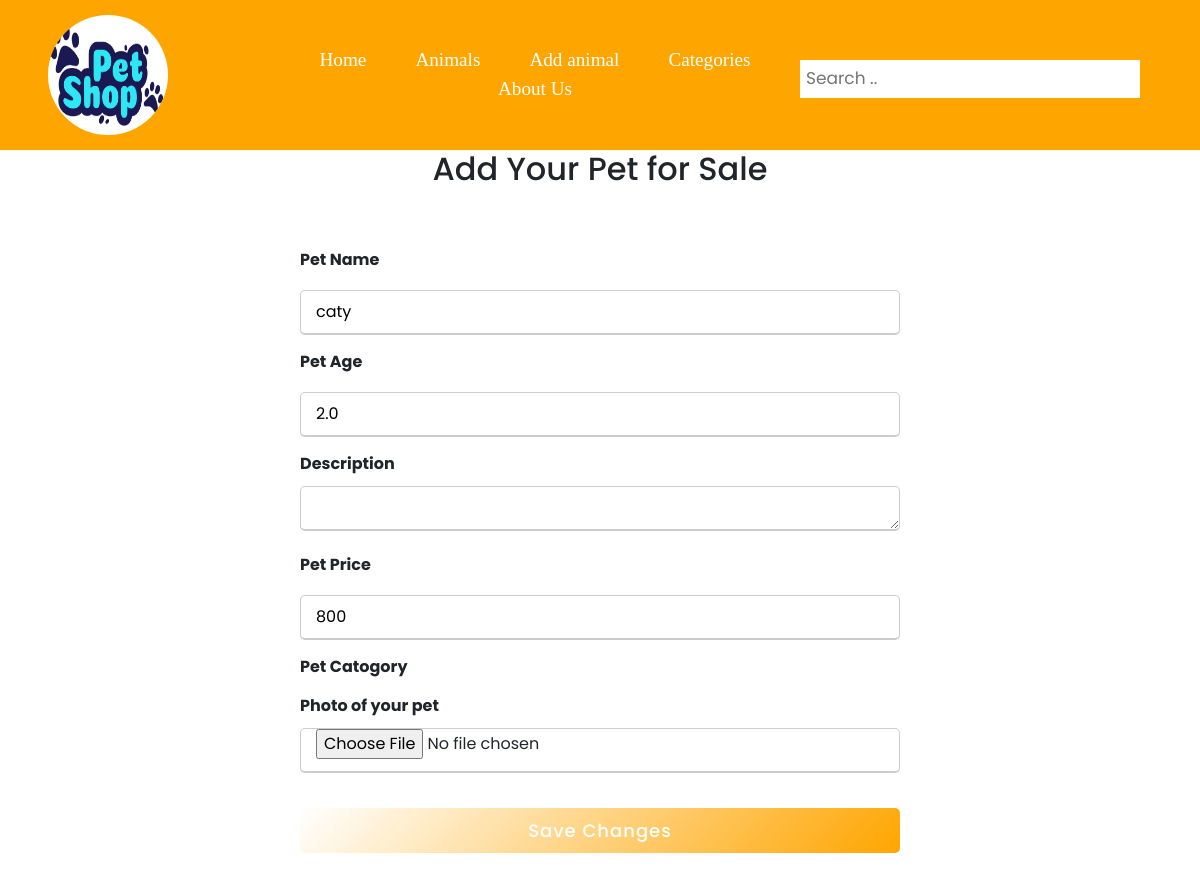
/edit_info/2, run on an earlier commit of the app's database.
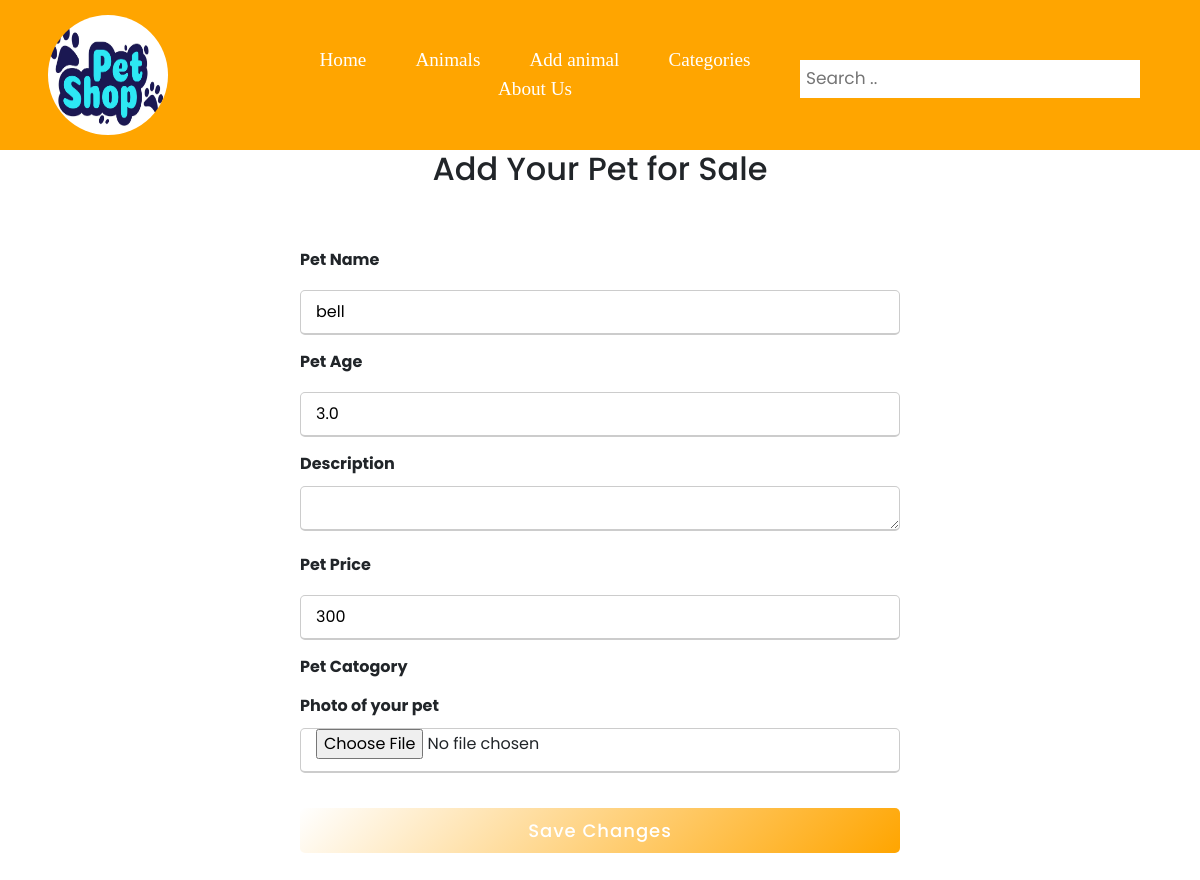
And on a later commit of the database.
### user/models.py (models this page shows)
class Animal(models.Model):
    animal_name=models.CharField(max_length=200)
    description=models.TextField()
    price=models.IntegerField()
    age=models.FloatField()
    image=models.ImageField(upload_to='Media', blank=True)
    isDelete=models.BooleanField()
    isAccepted=models.BooleanField()
    added_by=models.ForeignKey(User,related_name='added_animals', on_delete=models.CASCADE)
    category=models.ForeignKey(Category,related_name='animals_in_this_category', on_delete=models.CASCADE)
    created_at=models.DateTimeField(auto_now_add=True)
    updated_at=models.DateTimeField(auto_now=True)

### user/views.py (the view)
# urls.py: path('edit_info/<int:animal_id>',views.editinfo),
def editinfo(request,animal_id):
    context = {
    'animal':Animal.objects.get(id=animal_id)
    }
    return render(request,'editAnimal.html',context)

### Adminn/templates/editAnimal.html (shortened to what this page needs)
<!DOCTYPE html>
<html lang="en">
<head>
    {% load static %}
    <link rel="stylesheet" href="{% static 'editAnimal.css' %}">
    <link rel="stylesheet" href="{% static 'css/mainPage.css' %}">
    <link href="https://cdn.jsdelivr.net/npm/bootstrap@5.1.3/dist/css/bootstrap.min.css" rel="stylesheet">
</head>
<body>
    <header>
        <div class="image-container">
            <img src="static/image/LOGO.png" alt="">
        </div>
        <ul class="nav">
            <li class="nav-item">
              <a  aria-current="page" href="/mainPage">Home</a>
            </li>
            <li class="nav-item">
              <a  href="/showAllAnimals">Animals</a>
            </li>
            <li class="nav-item">
              <a href="/addAnimalPage">Add animal</a>
            </li>
            <li class="nav-item">
              <a href="/allCategories">Categories</a>
            </li>
            <li class="nav-item">
                <a href="/aboutUs">About Us</a>
              </li>
          </ul>
        <div class="search-container">
            <form action="#">
                <div class="input-box">
                    <input type="text" placeholder="Search .. " required>
                  </div>
            </form>
          </div>
    </header>
        <h2>Add Your Pet for Sale</h2>
        <div class="main">
            <div class="content">
                <form action="/edit_this_animal/{{animal.id}}"
                method="post">
                <div class="user-details">
                    <div class="form-input">
                        <span class="details">Pet Name</span>
                        <input type="text" placeholder="Name..." required name="pet_name" value="{{animal.animal_name}}">
                    </div>
                    <div class="form-input">
                        <span class="details">Pet Age</span>
                        <input type="text" placeholder="Age..." required name="pet_age" value="{{animal.age}}">
                    </div>
                    <div class="form-input">
                        <span class="details">Description</span>
                        <textarea
                        type="text"
                        rows="5"
                        placeholder="Pet Description"
                        name="pet_description" value="{{animal.description}}">
                        </textarea>
                    </div>
                    <div class="form-input">
                        <span class="details">Pet Price</span>
                        <input type="text" placeholder="$$$" required name="pet_price" value="{{animal.price}}">
                    </div>
                    <div class="form-input">
                        <span class="details">Pet Catogory</span>
                    </div>
                    <div class="form-input">
                        <span class="details">Photo of your pet</span>
                                <input type="file" name="upload" accept="image/*">
                    </div>
                    <div class="button">
                        <input type="submit" value="Save Changes">
                    </div>
                </div>
</body>
</html>

What changed in the data, as far as the page shows it:
changed Animal: pet_name "caty" → "bell"; pet_age "2.0" → "3.0"; pet_price "800" → "300"
